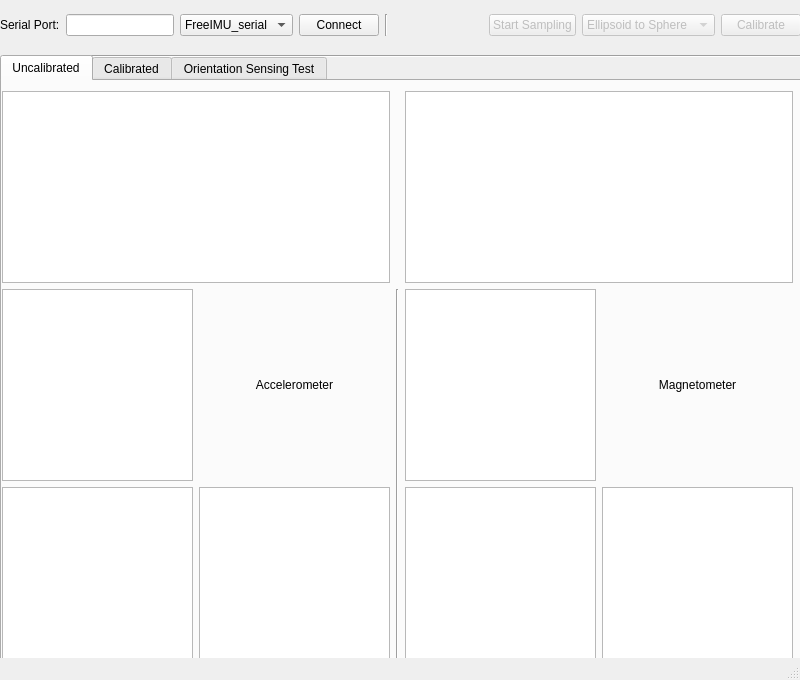
<?xml version="1.0" encoding="UTF-8"?>
<ui version="4.0">
 <class>FreeIMUCal</class>
 <widget class="QMainWindow" name="FreeIMUCal">
  <property name="geometry">
   <rect>
    <x>0</x>
    <y>0</y>
    <width>800</width>
    <height>680</height>
   </rect>
  </property>
  <property name="sizePolicy">
   <sizepolicy hsizetype="Fixed" vsizetype="Fixed">
    <horstretch>0</horstretch>
    <verstretch>0</verstretch>
   </sizepolicy>
  </property>
  <property name="minimumSize">
   <size>
    <width>800</width>
    <height>600</height>
   </size>
  </property>
  <!-- <property name="maximumSize">
   <size>
    <width>1024</width>
    <height>1</height>
   </size>
  </property> -->
  <property name="windowTitle">
   <string>FreeIMU Calibration Application</string>
  </property>
  <property name="documentMode">
   <bool>false</bool>
  </property>
  <widget class="QWidget" name="centralwidget">
   <property name="sizePolicy">
    <sizepolicy hsizetype="Maximum" vsizetype="Maximum">
     <horstretch>0</horstretch>
     <verstretch>0</verstretch>
    </sizepolicy>
   </property>
   <widget class="Line" name="line">
    <property name="geometry">
     <rect>
      <x>10</x>
      <y>40</y>
      <width>791</width>
      <height>32</height>
     </rect>
    </property>
    <property name="orientation">
     <enum>Qt::Horizontal</enum>
    </property>
   </widget>
   <widget class="QWidget" name="gridLayoutWidget">
    <property name="geometry">
     <rect>
      <x>0</x>
      <y>0</y>
      <width>801</width>
      <height>50</height>
     </rect>
    </property>
    <layout class="QGridLayout" name="gridLayout" rowstretch="0">
     <property name="sizeConstraint">
      <enum>QLayout::SetDefaultConstraint</enum>
     </property>
     <item row="0" column="4">
      <widget class="Line" name="line_2">
       <property name="orientation">
        <enum>Qt::Vertical</enum>
       </property>
      </widget>
     </item>
     <item row="0" column="7">
      <widget class="QPushButton" name="samplingToggleButton">
       <property name="enabled">
        <bool>false</bool>
       </property>
       <property name="toolTip">
        <string>Toggle Start/Stop sampling of sensor data from the IMU</string>
       </property>
       <property name="text">
        <string>Start Sampling</string>
       </property>
       <property name="autoDefault">
        <bool>false</bool>
       </property>
       <property name="default">
        <bool>false</bool>
       </property>
       <property name="flat">
        <bool>false</bool>
       </property>
      </widget>
     </item>
     <item row="0" column="1">
      <widget class="QLineEdit" name="serialPortEdit"/>
     </item>
     <item row="0" column="9">
      <widget class="QPushButton" name="calibrateButton">
       <property name="enabled">
        <bool>false</bool>
       </property>
       <property name="toolTip">
        <string>Run calibration algorithm over the data collected</string>
       </property>
       <property name="text">
        <string>Calibrate</string>
       </property>
      </widget>
     </item>
     <item row="0" column="0">
      <widget class="QLabel" name="label">
       <property name="text">
        <string>Serial Port:</string>
       </property>
      </widget>
     </item>
     <item row="0" column="8">
      <widget class="QComboBox" name="calAlgorithmComboBox">
       <property name="enabled">
        <bool>false</bool>
       </property>
       <property name="toolTip">
        <string>&lt;html&gt;&lt;head/&gt;&lt;body&gt;&lt;p&gt;Calibration Algorithm used.&lt;/p&gt;&lt;/body&gt;&lt;/html&gt;</string>
       </property>
       <item>
        <property name="text">
         <string>Ellipsoid to Sphere</string>
        </property>
       </item>
      </widget>
     </item>
     <item row="0" column="3">
      <widget class="QPushButton" name="connectButton">
       <property name="toolTip">
        <string>Connect or Disconnect from the Arduino</string>
       </property>
       <property name="text">
        <string>Connect</string>
       </property>
      </widget>
     </item>
     <item row="0" column="6">
      <spacer name="horizontalSpacer">
       <property name="orientation">
        <enum>Qt::Horizontal</enum>
       </property>
       <property name="sizeHint" stdset="0">
        <size>
         <width>40</width>
         <height>20</height>
        </size>
       </property>
      </spacer>
     </item>
     <item row="0" column="2">
      <widget class="QComboBox" name="serialProtocol">
       <property name="enabled">
        <bool>true</bool>
       </property>
       <property name="toolTip">
        <string>Serial Protocol to Communicate with IMU</string>
       </property>
       <item>
        <property name="text">
         <string>FreeIMU_serial</string>
        </property>
       </item>
      </widget>
     </item>
    </layout>
   </widget>
   <widget class="QTabWidget" name="tabWidget">
    <property name="geometry">
     <rect>
      <x>0</x>
      <y>55</y>
      <width>801</width>
      <height>631</height>
     </rect>
    </property>
    <property name="currentIndex">
     <number>0</number>
    </property>
    <widget class="QWidget" name="uncalibratedTab">
     <attribute name="title">
      <string>Uncalibrated</string>
     </attribute>
     <widget class="QWidget" name="gridLayoutWidget_4">
      <property name="geometry">
       <rect>
        <x>0</x>
        <y>10</y>
        <width>791</width>
        <height>588</height>
       </rect>
      </property>
      <layout class="QGridLayout" name="gridLayout_4" rowstretch="0,0">
       <property name="sizeConstraint">
        <enum>QLayout::SetMaximumSize</enum>
       </property>
       <item row="1" column="0">
        <layout class="QGridLayout" name="gridLayout_5">
         <item row="0" column="1">
          <widget class="QLabel" name="label_2">
           <property name="text">
            <string>Accelerometer</string>
           </property>
           <property name="alignment">
            <set>Qt::AlignCenter</set>
           </property>
          </widget>
         </item>
         <item row="1" column="0">
          <widget class="PlotWidget" name="accYZ">
           <property name="sizePolicy">
            <sizepolicy hsizetype="Expanding" vsizetype="Expanding">
             <horstretch>0</horstretch>
             <verstretch>1</verstretch>
            </sizepolicy>
           </property>
          </widget>
         </item>
         <item row="1" column="1">
          <widget class="PlotWidget" name="accZX">
           <property name="sizePolicy">
            <sizepolicy hsizetype="Expanding" vsizetype="Expanding">
             <horstretch>0</horstretch>
             <verstretch>1</verstretch>
            </sizepolicy>
           </property>
          </widget>
         </item>
         <item row="0" column="0">
          <widget class="PlotWidget" name="accXY">
           <property name="sizePolicy">
            <sizepolicy hsizetype="Expanding" vsizetype="Expanding">
             <horstretch>0</horstretch>
             <verstretch>1</verstretch>
            </sizepolicy>
           </property>
          </widget>
         </item>
        </layout>
       </item>
       <item row="1" column="2">
        <layout class="QGridLayout" name="gridLayout_3" columnstretch="0,0">
         <property name="sizeConstraint">
          <enum>QLayout::SetFixedSize</enum>
         </property>
         <item row="0" column="0">
          <widget class="PlotWidget" name="magnXY">
           <property name="sizePolicy">
            <sizepolicy hsizetype="Expanding" vsizetype="Expanding">
             <horstretch>0</horstretch>
             <verstretch>1</verstretch>
            </sizepolicy>
           </property>
          </widget>
         </item>
         <item row="1" column="0">
          <widget class="PlotWidget" name="magnYZ">
           <property name="sizePolicy">
            <sizepolicy hsizetype="Expanding" vsizetype="Expanding">
             <horstretch>0</horstretch>
             <verstretch>1</verstretch>
            </sizepolicy>
           </property>
          </widget>
         </item>
         <item row="1" column="1">
          <widget class="PlotWidget" name="magnZX">
           <property name="sizePolicy">
            <sizepolicy hsizetype="Expanding" vsizetype="Expanding">
             <horstretch>0</horstretch>
             <verstretch>1</verstretch>
            </sizepolicy>
           </property>
          </widget>
         </item>
         <item row="0" column="1">
          <widget class="QLabel" name="label_3">
           <property name="text">
            <string>Magnetometer</string>
           </property>
           <property name="alignment">
            <set>Qt::AlignCenter</set>
           </property>
          </widget>
         </item>
        </layout>
       </item>
       <item row="0" column="2">
        <widget class="GLViewWidget" name="magn3D">
         <property name="sizePolicy">
          <sizepolicy hsizetype="Expanding" vsizetype="Expanding">
           <horstretch>0</horstretch>
           <verstretch>0</verstretch>
          </sizepolicy>
         </property>
        </widget>
       </item>
       <item row="0" column="0">
        <widget class="GLViewWidget" name="acc3D">
         <property name="sizePolicy">
          <sizepolicy hsizetype="Minimum" vsizetype="Expanding">
           <horstretch>0</horstretch>
           <verstretch>0</verstretch>
          </sizepolicy>
         </property>
        </widget>
       </item>
       <item row="1" column="1">
        <widget class="Line" name="line_3">
         <property name="lineWidth">
          <number>1</number>
         </property>
         <property name="orientation">
          <enum>Qt::Vertical</enum>
         </property>
        </widget>
       </item>
      </layout>
     </widget>
    </widget>
    <widget class="QWidget" name="calibratedTab">
     <attribute name="title">
      <string>Calibrated</string>
     </attribute>
     <widget class="QWidget" name="horizontalLayoutWidget">
      <property name="geometry">
       <rect>
        <x>0</x>
        <y>380</y>
        <width>791</width>
        <height>181</height>
       </rect>
      </property>
      <layout class="QHBoxLayout" name="horizontalLayout">
       <item>
        <widget class="QGroupBox" name="groupBox">
         <property name="title">
          <string>Accelerometer</string>
         </property>
         <property name="alignment">
          <set>Qt::AlignLeading|Qt::AlignLeft|Qt::AlignVCenter</set>
         </property>
         <property name="flat">
          <bool>false</bool>
         </property>
         <property name="checkable">
          <bool>false</bool>
         </property>
         <widget class="QWidget" name="layoutWidget">
          <property name="geometry">
           <rect>
            <x>10</x>
            <y>20</y>
            <width>381</width>
            <height>154</height>
           </rect>
          </property>
          <layout class="QFormLayout" name="formLayout_3">
           <property name="sizeConstraint">
            <enum>QLayout::SetNoConstraint</enum>
           </property>
           <property name="fieldGrowthPolicy">
            <enum>QFormLayout::ExpandingFieldsGrow</enum>
           </property>
           <property name="labelAlignment">
            <set>Qt::AlignLeading|Qt::AlignLeft|Qt::AlignVCenter</set>
           </property>
           <item row="0" column="0">
            <widget class="QLabel" name="label_14">
             <property name="text">
              <string>Offset X</string>
             </property>
            </widget>
           </item>
           <item row="0" column="1">
            <widget class="QLineEdit" name="calRes_acc_OSx"/>
           </item>
           <item row="1" column="0">
            <widget class="QLabel" name="label_15">
             <property name="text">
              <string>Offset Y</string>
             </property>
            </widget>
           </item>
           <item row="1" column="1">
            <widget class="QLineEdit" name="calRes_acc_OSy">
             <property name="sizePolicy">
              <sizepolicy hsizetype="Expanding" vsizetype="Expanding">
               <horstretch>0</horstretch>
               <verstretch>0</verstretch>
              </sizepolicy>
             </property>
            </widget>
           </item>
           <item row="2" column="0">
            <widget class="QLabel" name="label_16">
             <property name="text">
              <string>Offset Z</string>
             </property>
            </widget>
           </item>
           <item row="2" column="1">
            <widget class="QLineEdit" name="calRes_acc_OSz"/>
           </item>
           <item row="3" column="0">
            <widget class="QLabel" name="label_17">
             <property name="text">
              <string>Scale X</string>
             </property>
            </widget>
           </item>
           <item row="3" column="1">
            <widget class="QLineEdit" name="calRes_acc_SCx"/>
           </item>
           <item row="4" column="0">
            <widget class="QLabel" name="label_18">
             <property name="text">
              <string>Scale Y</string>
             </property>
            </widget>
           </item>
           <item row="4" column="1">
            <widget class="QLineEdit" name="calRes_acc_SCy"/>
           </item>
           <item row="5" column="0">
            <widget class="QLabel" name="label_19">
             <property name="text">
              <string>Scale Z</string>
             </property>
            </widget>
           </item>
           <item row="5" column="1">
            <widget class="QLineEdit" name="calRes_acc_SCz"/>
           </item>
          </layout>
         </widget>
        </widget>
       </item>
       <item>
        <widget class="QGroupBox" name="groupBox_2">
         <property name="title">
          <string>Magnetometer</string>
         </property>
         <widget class="QWidget" name="layoutWidget_2">
          <property name="geometry">
           <rect>
            <x>10</x>
            <y>20</y>
            <width>381</width>
            <height>154</height>
           </rect>
          </property>
          <layout class="QFormLayout" name="formLayout_5">
           <property name="sizeConstraint">
            <enum>QLayout::SetNoConstraint</enum>
           </property>
           <property name="fieldGrowthPolicy">
            <enum>QFormLayout::ExpandingFieldsGrow</enum>
           </property>
           <property name="labelAlignment">
            <set>Qt::AlignLeading|Qt::AlignLeft|Qt::AlignVCenter</set>
           </property>
           <item row="0" column="0">
            <widget class="QLabel" name="label_27">
             <property name="text">
              <string>Offset X</string>
             </property>
            </widget>
           </item>
           <item row="0" column="1">
            <widget class="QLineEdit" name="calRes_magn_OSx"/>
           </item>
           <item row="1" column="0">
            <widget class="QLabel" name="label_28">
             <property name="text">
              <string>Offset Y</string>
             </property>
            </widget>
           </item>
           <item row="1" column="1">
            <widget class="QLineEdit" name="calRes_magn_OSy">
             <property name="sizePolicy">
              <sizepolicy hsizetype="Expanding" vsizetype="Expanding">
               <horstretch>0</horstretch>
               <verstretch>0</verstretch>
              </sizepolicy>
             </property>
            </widget>
           </item>
           <item row="2" column="0">
            <widget class="QLabel" name="label_29">
             <property name="text">
              <string>Offset Z</string>
             </property>
            </widget>
           </item>
           <item row="2" column="1">
            <widget class="QLineEdit" name="calRes_magn_OSz"/>
           </item>
           <item row="3" column="0">
            <widget class="QLabel" name="label_30">
             <property name="text">
              <string>Scale X</string>
             </property>
            </widget>
           </item>
           <item row="3" column="1">
            <widget class="QLineEdit" name="calRes_magn_SCx"/>
           </item>
           <item row="4" column="0">
            <widget class="QLabel" name="label_31">
             <property name="text">
              <string>Scale Y</string>
             </property>
            </widget>
           </item>
           <item row="4" column="1">
            <widget class="QLineEdit" name="calRes_magn_SCy"/>
           </item>
           <item row="5" column="0">
            <widget class="QLabel" name="label_32">
             <property name="text">
              <string>Scale Z</string>
             </property>
            </widget>
           </item>
           <item row="5" column="1">
            <widget class="QLineEdit" name="calRes_magn_SCz"/>
           </item>
          </layout>
         </widget>
        </widget>
       </item>
      </layout>
     </widget>
     <widget class="QWidget" name="horizontalLayoutWidget_2">
      <property name="geometry">
       <rect>
        <x>488</x>
        <y>560</y>
        <width>301</width>
        <height>31</height>
       </rect>
      </property>
      <layout class="QHBoxLayout" name="horizontalLayout_2">
       <item>
        <widget class="QPushButton" name="saveCalibrationEEPROMButton">
         <property name="enabled">
          <bool>false</bool>
         </property>
         <property name="toolTip">
          <string>Store the calibration parameters to the microcontroller EEPROM</string>
         </property>
         <property name="text">
          <string>Save to EEPROM</string>
         </property>
        </widget>
       </item>
       <item>
        <widget class="QPushButton" name="saveCalibrationHeaderButton">
         <property name="enabled">
          <bool>false</bool>
         </property>
         <property name="toolTip">
          <string>Store the calibration parameters in an header .h file. When such header is active the EEPROM calibration storage code is disabled thus saving program and data memory.</string>
         </property>
         <property name="text">
          <string>Save to calibration.h</string>
         </property>
        </widget>
       </item>
      </layout>
     </widget>
     <widget class="QWidget" name="horizontalLayoutWidget_3">
      <property name="geometry">
       <rect>
        <x>0</x>
        <y>0</y>
        <width>791</width>
        <height>381</height>
       </rect>
      </property>
      <layout class="QHBoxLayout" name="horizontalLayout_3">
       <item>
        <widget class="QTabWidget" name="tabWidget_2">
         <property name="tabPosition">
          <enum>QTabWidget::South</enum>
         </property>
         <property name="tabShape">
          <enum>QTabWidget::Rounded</enum>
         </property>
         <property name="currentIndex">
          <number>0</number>
         </property>
         <property name="usesScrollButtons">
          <bool>true</bool>
         </property>
         <property name="documentMode">
          <bool>false</bool>
         </property>
         <property name="tabsClosable">
          <bool>false</bool>
         </property>
         <property name="movable">
          <bool>false</bool>
         </property>
         <widget class="QWidget" name="tab">
          <attribute name="title">
           <string>Acc XY</string>
          </attribute>
          <widget class="PlotWidget" name="accXY_cal">
           <property name="geometry">
            <rect>
             <x>0</x>
             <y>0</y>
             <width>781</width>
             <height>351</height>
            </rect>
           </property>
           <property name="sizePolicy">
            <sizepolicy hsizetype="Expanding" vsizetype="Expanding">
             <horstretch>0</horstretch>
             <verstretch>1</verstretch>
            </sizepolicy>
           </property>
          </widget>
         </widget>
         <widget class="QWidget" name="tab_4">
          <attribute name="title">
           <string>Acc YZ</string>
          </attribute>
          <widget class="PlotWidget" name="accYZ_cal">
           <property name="geometry">
            <rect>
             <x>0</x>
             <y>0</y>
             <width>781</width>
             <height>351</height>
            </rect>
           </property>
           <property name="sizePolicy">
            <sizepolicy hsizetype="Expanding" vsizetype="Expanding">
             <horstretch>0</horstretch>
             <verstretch>1</verstretch>
            </sizepolicy>
           </property>
          </widget>
         </widget>
         <widget class="QWidget" name="tab_3">
          <attribute name="title">
           <string>Acc ZX</string>
          </attribute>
          <widget class="PlotWidget" name="accZX_cal">
           <property name="geometry">
            <rect>
             <x>0</x>
             <y>0</y>
             <width>781</width>
             <height>351</height>
            </rect>
           </property>
           <property name="sizePolicy">
            <sizepolicy hsizetype="Expanding" vsizetype="Expanding">
             <horstretch>0</horstretch>
             <verstretch>1</verstretch>
            </sizepolicy>
           </property>
          </widget>
         </widget>
         <widget class="QWidget" name="tab_7">
          <attribute name="title">
           <string>Acc 3D</string>
          </attribute>
          <widget class="GLViewWidget" name="acc3D_cal">
           <property name="geometry">
            <rect>
             <x>0</x>
             <y>0</y>
             <width>389</width>
             <height>351</height>
            </rect>
           </property>
           <property name="sizePolicy">
            <sizepolicy hsizetype="Minimum" vsizetype="Expanding">
             <horstretch>0</horstretch>
             <verstretch>0</verstretch>
            </sizepolicy>
           </property>
          </widget>
         </widget>
        </widget>
       </item>
       <item>
        <widget class="QTabWidget" name="tabWidget_3">
         <property name="tabPosition">
          <enum>QTabWidget::South</enum>
         </property>
         <property name="tabShape">
          <enum>QTabWidget::Rounded</enum>
         </property>
         <property name="currentIndex">
          <number>0</number>
         </property>
         <property name="usesScrollButtons">
          <bool>true</bool>
         </property>
         <property name="documentMode">
          <bool>false</bool>
         </property>
         <property name="tabsClosable">
          <bool>false</bool>
         </property>
         <property name="movable">
          <bool>false</bool>
         </property>
         <widget class="QWidget" name="tab_2">
          <attribute name="title">
           <string>Magn XY</string>
          </attribute>
          <widget class="PlotWidget" name="magnXY_cal">
           <property name="geometry">
            <rect>
             <x>0</x>
             <y>0</y>
             <width>781</width>
             <height>351</height>
            </rect>
           </property>
           <property name="sizePolicy">
            <sizepolicy hsizetype="Expanding" vsizetype="Expanding">
             <horstretch>0</horstretch>
             <verstretch>1</verstretch>
            </sizepolicy>
           </property>
          </widget>
         </widget>
         <widget class="QWidget" name="tab_5">
          <attribute name="title">
           <string>Magn YZ</string>
          </attribute>
          <widget class="PlotWidget" name="magnYZ_cal">
           <property name="geometry">
            <rect>
             <x>0</x>
             <y>0</y>
             <width>781</width>
             <height>351</height>
            </rect>
           </property>
           <property name="sizePolicy">
            <sizepolicy hsizetype="Expanding" vsizetype="Expanding">
             <horstretch>0</horstretch>
             <verstretch>1</verstretch>
            </sizepolicy>
           </property>
          </widget>
         </widget>
         <widget class="QWidget" name="tab_6">
          <attribute name="title">
           <string>Magn ZX</string>
          </attribute>
          <widget class="PlotWidget" name="magnZX_cal">
           <property name="geometry">
            <rect>
             <x>0</x>
             <y>0</y>
             <width>781</width>
             <height>351</height>
            </rect>
           </property>
           <property name="sizePolicy">
            <sizepolicy hsizetype="Expanding" vsizetype="Expanding">
             <horstretch>0</horstretch>
             <verstretch>1</verstretch>
            </sizepolicy>
           </property>
          </widget>
         </widget>
         <widget class="QWidget" name="tab_8">
          <attribute name="title">
           <string>Magn 3D</string>
          </attribute>
          <widget class="GLViewWidget" name="magn3D_cal">
           <property name="geometry">
            <rect>
             <x>0</x>
             <y>0</y>
             <width>389</width>
             <height>351</height>
            </rect>
           </property>
           <property name="sizePolicy">
            <sizepolicy hsizetype="Minimum" vsizetype="Expanding">
             <horstretch>0</horstretch>
             <verstretch>0</verstretch>
            </sizepolicy>
           </property>
          </widget>
         </widget>
        </widget>
       </item>
      </layout>
     </widget>
     <widget class="QWidget" name="horizontalLayoutWidget_4">
      <property name="geometry">
       <rect>
        <x>0</x>
        <y>560</y>
        <width>161</width>
        <height>31</height>
       </rect>
      </property>
      <layout class="QHBoxLayout" name="horizontalLayout_4">
       <item>
        <widget class="QPushButton" name="clearCalibrationEEPROMButton">
         <property name="enabled">
          <bool>false</bool>
         </property>
         <property name="toolTip">
          <string>&lt;html&gt;&lt;head/&gt;&lt;body&gt;&lt;p&gt;Clear any calibration parameter from the microcontroller EEPROM&lt;/p&gt;&lt;/body&gt;&lt;/html&gt;</string>
         </property>
         <property name="text">
          <string>Clear EEPROM</string>
         </property>
        </widget>
       </item>
      </layout>
     </widget>
    </widget>
    <widget class="QWidget" name="tab_9">
     <attribute name="title">
      <string>Orientation Sensing Test</string>
     </attribute>
     <widget class="QLabel" name="label_4">
      <property name="geometry">
       <rect>
        <x>290</x>
        <y>270</y>
        <width>261</width>
        <height>16</height>
       </rect>
      </property>
      <property name="text">
       <string>To Be Implemented</string>
      </property>
     </widget>
    </widget>
   </widget>
  </widget>
  <widget class="QStatusBar" name="statusbar"/>
 </widget>
 <customwidgets>
  <customwidget>
   <class>PlotWidget</class>
   <extends>QGraphicsView</extends>
   <header>pyqtgraph</header>
  </customwidget>
  <customwidget>
   <class>GLViewWidget</class>
   <extends>QGraphicsView</extends>
   <header>pyqtgraph.opengl</header>
  </customwidget>
 </customwidgets>
 <resources/>
 <connections/>
</ui>
